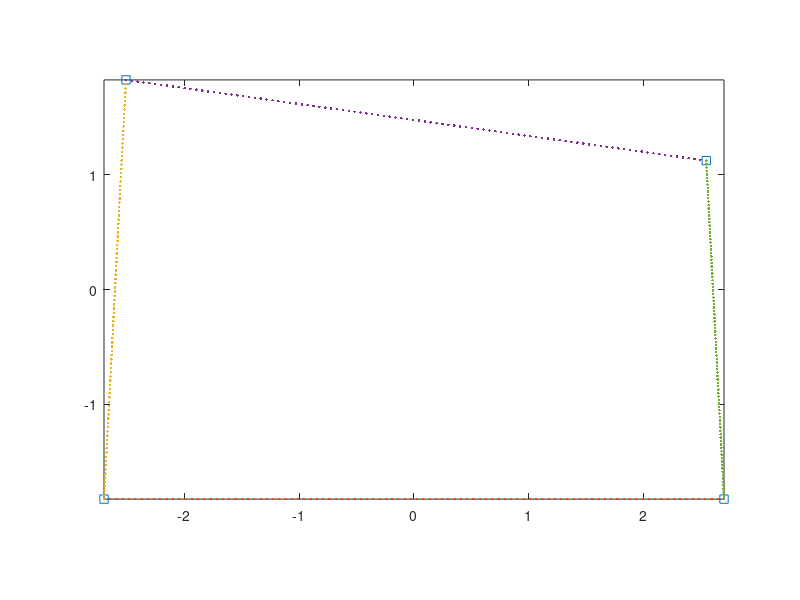

Write the MATLAB code that produced this figure. (Note: this script raises an error after producing the figure.)
clear all
clc

%%
C=[-5.400/2 -sind(87)*3.656/2];
D=[5.400/2 -sind(87)*3.656/2];

A=[cosd(180-87),sind(180-87)]*2.952+D;
B=[cosd(87),sind(87)]*3.656+C;

xx=[A(1),B(1),C(1),D(1)];
yy=[A(2),B(2),C(2),D(2)];

clf
plot(xx,yy,'s-')
hold on
axis image

pAB=polyfit([A(1),B(1)],[A(2),B(2)],1);
pBC=polyfit([C(1),B(1)],[C(2),B(2)],1);
pCD=polyfit([C(1),D(1)],[C(2),D(2)],1);
pDA=polyfit([A(1),D(1)],[A(2),D(2)],1);

%%
F0={@(x) pCD(1).*x+pCD(2), @(x) pBC(1).*x+pBC(2), @(x) pAB(1).*x+pAB(2),@(x) pDA(1).*x+pDA(2)};
xx=[D(1),C(1),B(1),A(1)];
yy=[D(2),C(2),B(2),A(2)];
X0=xx+yy*i;

clf
plot(xx,yy,'s')
hold on
axis image

xx=[xx,xx(1)];
for k1=1:length(X0)
    xs=linspace(xx(k1),xx(k1+1),100);
    ys=F0{k1}(xs);
    plot(xs,ys,'.')
end

%%
N1=50; % Iteration time
N2=50; % Series order
N3=max(N2*8,500); % Number of corresponding points
N4=4; % Number of vertices
Lambda1=0.1; % Corresponding point proportion
Lambda2=0.6; % Iteration speed
eff=1e-3; % RelativeError

zC=BoundaryInitial(F0,X0,N4);

eta=linspace(0,1,5000);
zz=Boundary(eta);

clf 
plot(zz,'k')
axis image
hold on

for k1=round(linspace(1,5000,100))
    plot(zz(k1),'*k')
    pause(0.01)
end

plot(zC,'sr-','LineWidth',2)

%%
[C,Xi,epsilon]=Conformal_Solve(zC,N1,N2,N3,Lambda1,Lambda2,eff);
omegau=C(end:-1:1).';
omegad=[1 0].';
%%
[rho,theta]=meshgrid(linspace(1,2,10),linspace(0,2*pi,50));
rho=1./rho;
zeta=rho.*exp(i*theta);
z=(polyval(omegau,zeta)./(polyval(omegad,zeta)));

x=real(z);
y=imag(z);

clf
plot(x,y,'color',[0, 114, 178]/255,'LineWidth',1.5);
hold on
plot(x',y','color',[0, 114, 178]/255,'LineWidth',1.5);
axis image







